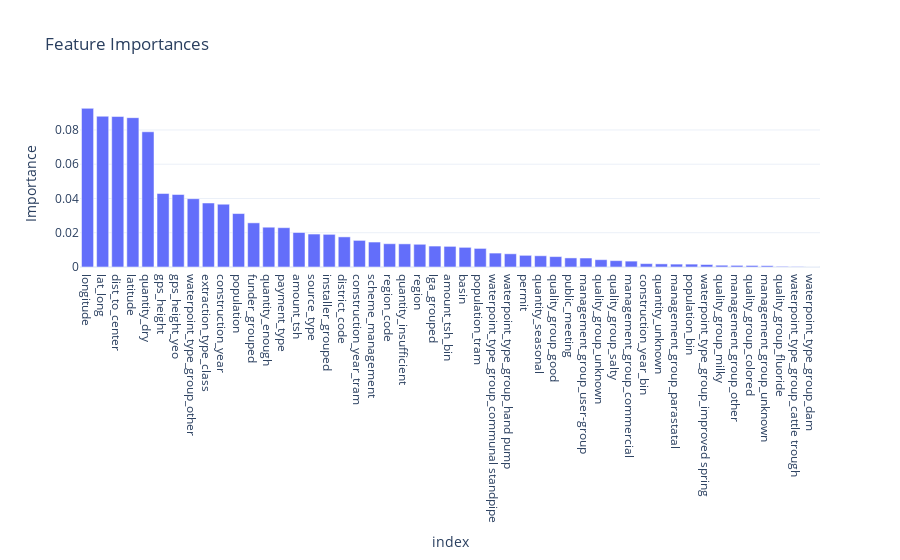

The code cell stored with this chart in its notebook:
### Code cell
plot_feature_importance(model2, x_train)

### Figure 1 — Plotly figure (JSON) as saved in the notebook; plotly's stock layout.template omitted (floating-point values rounded to 4 significant figures)
{"data": [{"alignmentgroup": "True", "hovertemplate": "index=%{x}<br>Importance=%{y}<extra></extra>", "legendgroup": "", "marker": {"color": "#636efa", "pattern": {"shape": ""}}, "name": "", "offsetgroup": "", "orientation": "v", "showlegend": false, "textposition": "auto", "type": "bar", "x": ["longitude", "lat_long", "dist_to_center", "latitude", "quantity_dry", "gps_height", "gps_height_yeo", "waterpoint_type_group_other", "extraction_type_class", "construction_year", "population", "funder_grouped", "quantity_enough", "payment_type", "amount_tsh", "source_type", "installer_grouped", "district_code", "construction_year_tram", "scheme_management", "region_code", "quantity_insufficient", "region", "lga_grouped", "amount_tsh_bin", "basin", "population_tram", "waterpoint_type_group_communal standpipe", "waterpoint_type_group_hand pump", "permit", "quantity_seasonal", "quality_group_good", "public_meeting", "management_group_user-group", "quality_group_unknown", "quality_group_salty", "management_group_commercial", "construction_year_bin", "quantity_unknown", "management_group_parastatal", "population_bin", "waterpoint_type_group_improved spring", "quality_group_milky", "management_group_other", "quality_group_colored", "management_group_unknown", "quality_group_fluoride", "waterpoint_type_group_cattle trough", "waterpoint_type_group_dam"], "xaxis": "x", "y": [0.0926, 0.08801, 0.08783, 0.08716, 0.07893, 0.04288, 0.04231, 0.03986, 0.03735, 0.03664, 0.03119, 0.02577, 0.02322, 0.02295, 0.02014, 0.01924, 0.01907, 0.01758, 0.01554, 0.01457, 0.01359, 0.0135, 0.01327, 0.01222, 0.01205, 0.01147, 0.01085, 0.008122, 0.007713, 0.006812, 0.006568, 0.006079, 0.005297, 0.005236, 0.004275, 0.003708, 0.003436, 0.001973, 0.001827, 0.001684, 0.001682, 0.001454, 0.001037, 0.0009485, 0.0009006, 0.000772, 0.0003791, 0.0002521, 3.12e-05], "yaxis": "y"}], "layout": {"barmode": "relative", "legend": {"tracegroupgap": 0}, "title": {"text": "Feature Importances"}, "xaxis": {"anchor": "y", "domain": [0, 1], "title": {"text": "index"}}, "yaxis": {"anchor": "x", "domain": [0, 1], "title": {"text": "Importance"}}}}
